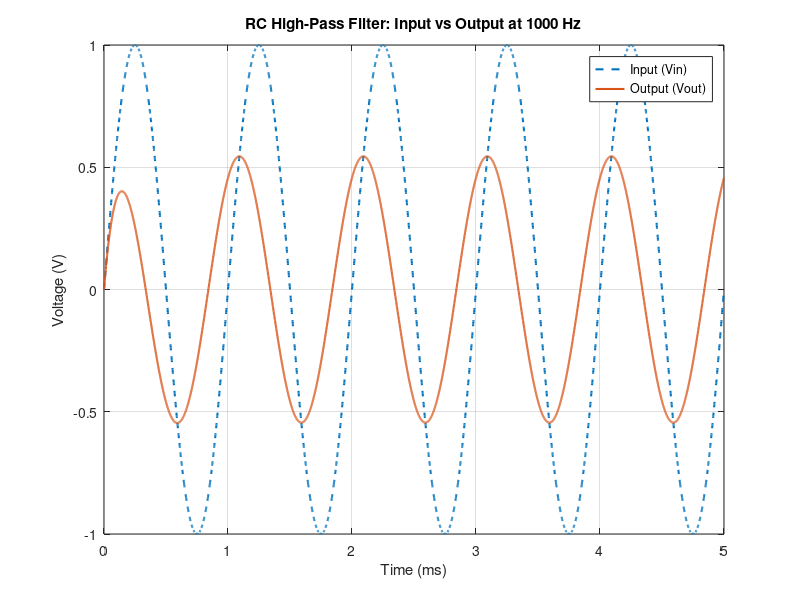
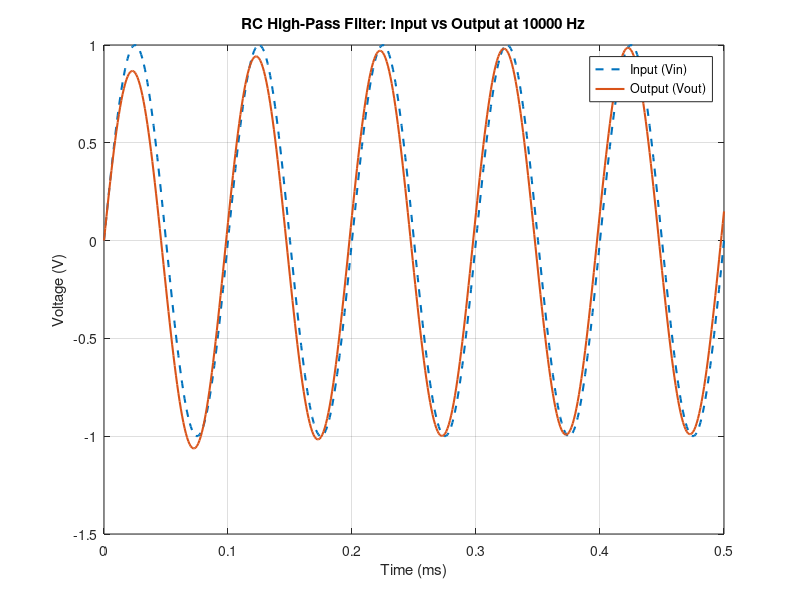
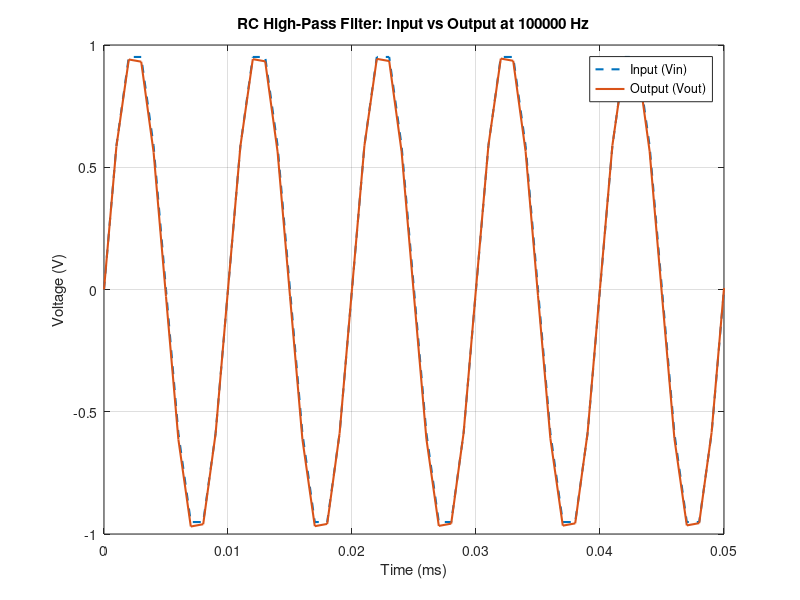

The MATLAB source for these figures, in order:
% RC filter parameters
R = 2.2e3;         % Resistance in Ohms
C = 0.047e-6;      % Capacitance in Farads

% Define the transfer function
s = tf('s');
H = (R*C*s) / (1 + R*C*s);

% Frequencies to test (Hz)
freqs = [1e3, 10e3, 100e3];

% Time settings for clear visualization (at least several periods)
periods = 5;   % Number of periods to simulate for each freq

for i = 1:length(freqs)
    f = freqs(i);
    T = 1/f;                 % Period
    t = 0:1e-6:periods*T;    % Time vector (1 us steps)
    vin = sin(2*pi*f*t);     % Input sine wave

    % Simulate filter output
    vout = lsim(H, vin, t);

    % Plot input and output
    figure;
    plot(t*1e3, vin, '--', 'LineWidth', 1.5); hold on;
    plot(t*1e3, vout, 'LineWidth', 1.5);
    xlabel('Time (ms)');
    ylabel('Voltage (V)');
    title(sprintf('RC High-Pass Filter: Input vs Output at %.0f Hz', f));
    legend('Input (Vin)', 'Output (Vout)');
    grid on;
end
